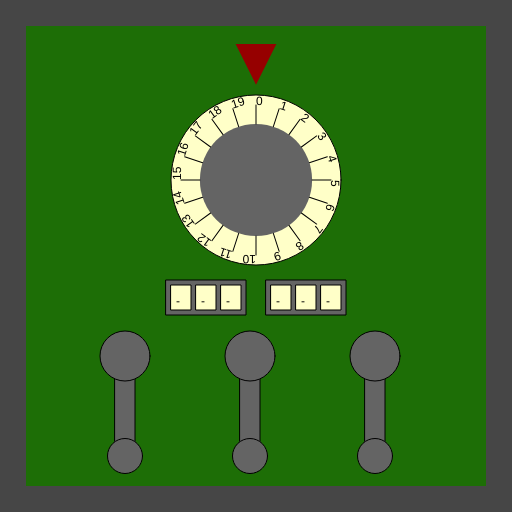
Frame 1 (no input)
Frame 60 (no input): identical to frame 1, image omitted
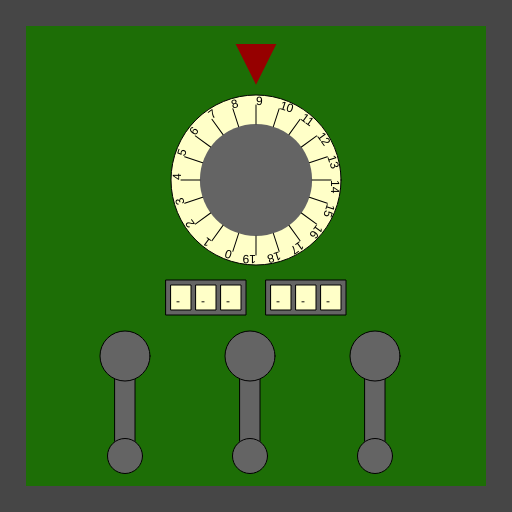
Frame 120 (the mouse pressed at the canvas centre since frame 60)

The p5.js sketch that drew these frames (run headless with seeded random() and noise() and a simulated clock; from frame 60 on, the mouse is pressed at the canvas centre):

// p5.js sketch
// ── sketch.js
/*

Officer: 1845677
CaseNum: 303-3-55171632-1845677

Case 303 - The Case of the Crooked Attorney
Stage 4 - The Courthouse

Torvalds has his final safe in his courthouse chambers. Luckily there is a court case proceeding.
You can sneak into his chambers whilst he makes his closing statement.

Crack the safe by doing the following:

	When the mouse button is pressed:
	- Use the 'map' function to scale mouseX to values ranging from 3 to 15.
	- Assign the output to Hidden_vault_code_A

	When the mouse button is released:
	- Use the 'map' function to scale mouseX to values ranging from 1 to 9.
	- Assign the output to Hidden_vault_code_B

	When any key is pressed:
	- Make Hidden_vault_code_C equal to the value of 'key'

	Whilst the mouse is being dragged:
	- Use the 'map' function to scale mouseY to values ranging from 12 to 69.
	- Assign the output to Hidden_vault_code_D

	Whilst the mouse is being dragged:
	- Use the 'map' function to scale mouseY to values ranging from 9 to 77.
	- Assign the output to Hidden_vault_code_E

	When the mouse button is released:
	- Use the 'map' function to scale mouseX to values ranging from 9 to 77.
	- Assign the output to Hidden_vault_code_F



This time you'll need to create the relevant event handlers yourself.

There are many possible ways of investigating this case, but you
should use ONLY the following commands:

	- The assignment operator aka. the equals sign !
	- mouseX, mouseY
	- key, keyCode
	- random
	- map

*/

//declare the variables

var Hidden_vault_code_A;
var Hidden_vault_code_B;
var Hidden_vault_code_C;
var Hidden_vault_code_D;
var Hidden_vault_code_E;
var Hidden_vault_code_F;


function preload()
{
	//IMAGES WILL BE LOADED HERE

}

function setup()
{
	createCanvas(512,512);

	//initialise the variables
	Hidden_vault_code_A = 0;
	Hidden_vault_code_B = "";
	Hidden_vault_code_C = "";
	Hidden_vault_code_D = 0;
	Hidden_vault_code_E = 0;
	Hidden_vault_code_F = 0;

}

///////////////////EVENT HANDLERS///////////////////

//Create event handlers here to open the safe ...
function mousePressed() {
  Hidden_vault_code_A = map(mouseX, 0, width, 3, 15);
}

function mouseReleased() {
  Hidden_vault_code_B = map(mouseX, 0, width, 1, 9);  
  Hidden_vault_code_F = map(mouseX, 0, width, 9, 77);
}

function keyPressed() {
  Hidden_vault_code_C = key;  
}

function mouseDragged() {
  Hidden_vault_code_D = map(mouseY, 0, height, 12, 69);
  Hidden_vault_code_E = map(mouseY, 0, height, 9, 77);    
}

///////////////DO NOT CHANGE CODE BELOW THIS POINT///////////////////

function draw()
{

	//Draw the safe door
	background(70);
	noStroke();
	fill(29,110,6);
	rect(26,26,width-52,width-52);

	//Draw the combination dial
	push();
	translate(256,180);
	drawDial(170,Hidden_vault_code_A,20);
	pop();

	//Draw the spinners
	push();
	translate(206,280);
	drawSpinner(3, Hidden_vault_code_B);
	pop();

	push();
	translate(306,280);
	drawSpinner(3, Hidden_vault_code_C);
	pop();

	//Draw the levers
	push();
	translate(125,356);
	drawLever(Hidden_vault_code_D);
	pop();

	push();
	translate(250,356);
	drawLever(Hidden_vault_code_E);
	pop();

	push();
	translate(375,356);
	drawLever(Hidden_vault_code_F);
	pop();

}

function drawDial(diameter,num,maxNum)
{
	//the combination lock

	var r = diameter * 0.5;
	var p = r * 0.6;

	stroke(0);
	fill(255,255,200);
	ellipse(0,0,diameter,diameter);
	fill(100);
	noStroke();
	ellipse(0,0,diameter*0.66,diameter*0.66);
	fill(150,0,0);
	triangle(
		-p * 0.4,-r-p,
		p * 0.4,-r-p,
		0,-r-p/5
	);

	noStroke();

	push();
	var inc = 360/maxNum;

	rotate(radians(-num * inc));
	for(var i = 0; i < maxNum; i++)
	{
		push();
		rotate(radians(i * inc));
		stroke(0);
		line(0,-r*0.66,0,-(r-10));
		noStroke();
		fill(0);
		text(i,0,-(r-10));
		pop();
	}

	pop();
}

function drawLever(rot)
{
	push();
	rotate(radians(-rot))
	stroke(0);
	fill(100);
	rect(-10,0,20,100);
	ellipse(0,0,50,50);
	ellipse(0,100,35,35);
	pop();
}

function drawSpinner(numSpinners, val)
{
	var sw = 20;
	var ow = (sw + 5) * numSpinners + 5;
	stroke(0);
	fill(100);
	rect(-ow/2,0,ow,35);
	if(typeof(val) == "number")
	{
		val = floor(val).toString(); //convert to string
	}
	var d = numSpinners - val.length;

	for(var d = numSpinners - val.length; d > 0; d--)
	{
		val = "-" + val;
	}

	for(var i = 0; i < numSpinners; i++)
	{
		stroke(0);
		fill(255,255,200);
		rect(-ow/2 + i * (sw + 5) + 5,5,20,25);
		fill(0);
		noStroke();
		text(val[i],-ow/2 + sw/2 + i * (sw +5),25);
	}

}
